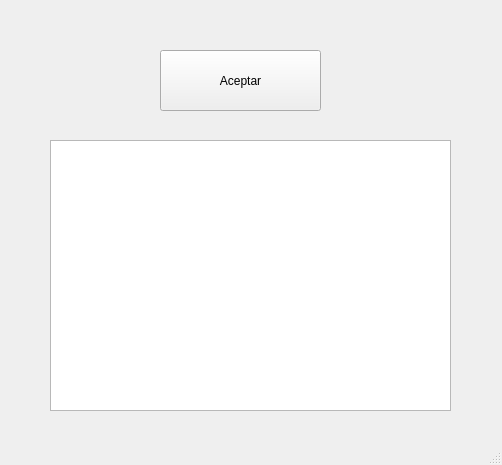
<?xml version="1.0" encoding="UTF-8"?>
<ui version="4.0">
 <class>MainWindow</class>
 <widget class="QMainWindow" name="MainWindow">
  <property name="geometry">
   <rect>
    <x>0</x>
    <y>0</y>
    <width>502</width>
    <height>465</height>
   </rect>
  </property>
  <property name="windowTitle">
   <string>MainWindow</string>
  </property>
  <widget class="QWidget" name="centralwidget">
   <widget class="QPushButton" name="btnAceptar">
    <property name="geometry">
     <rect>
      <x>160</x>
      <y>50</y>
      <width>161</width>
      <height>61</height>
     </rect>
    </property>
    <property name="text">
     <string>Aceptar</string>
    </property>
   </widget>
   <widget class="QTextEdit" name="txtSalida">
    <property name="geometry">
     <rect>
      <x>50</x>
      <y>140</y>
      <width>401</width>
      <height>271</height>
     </rect>
    </property>
   </widget>
  </widget>
  <widget class="QStatusBar" name="statusbar"/>
 </widget>
 <resources/>
 <connections/>
</ui>
